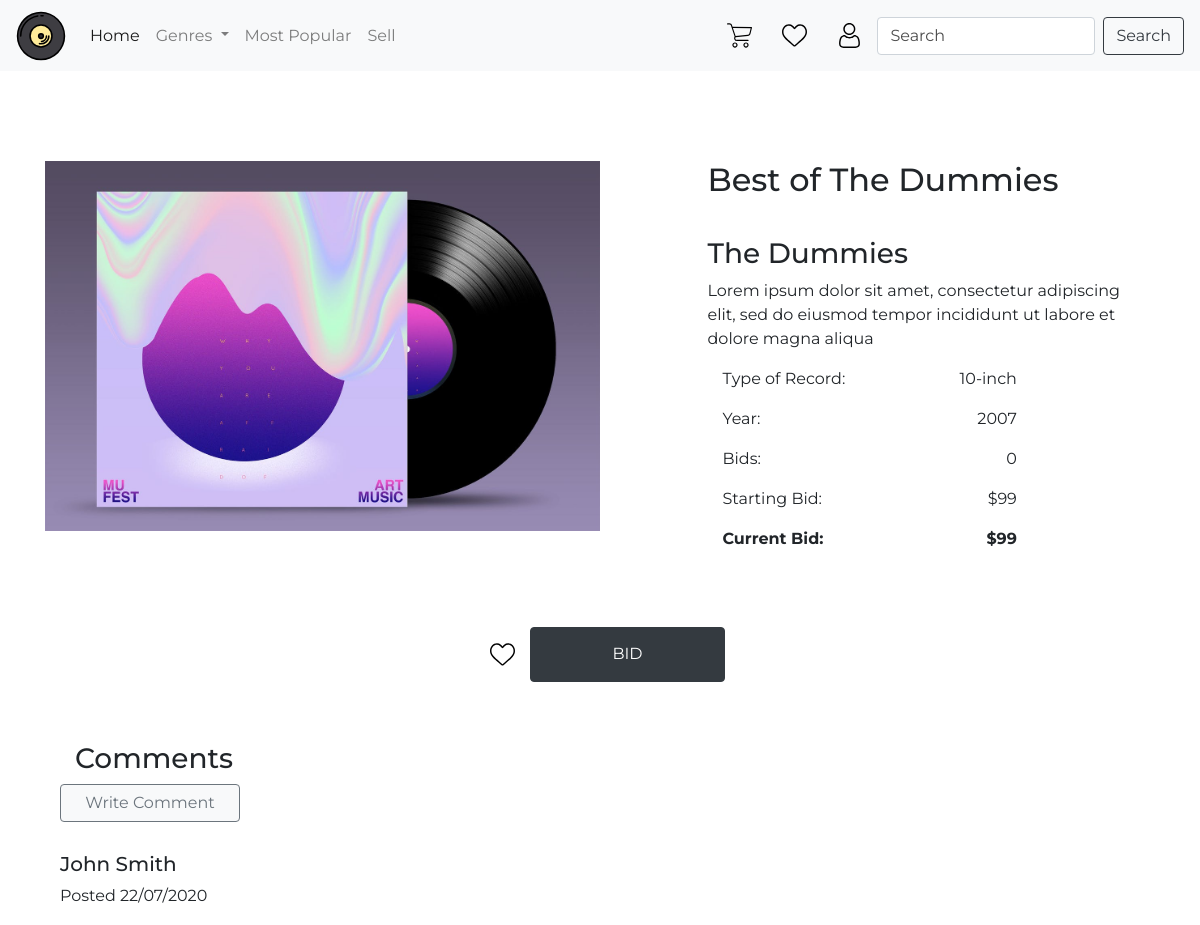
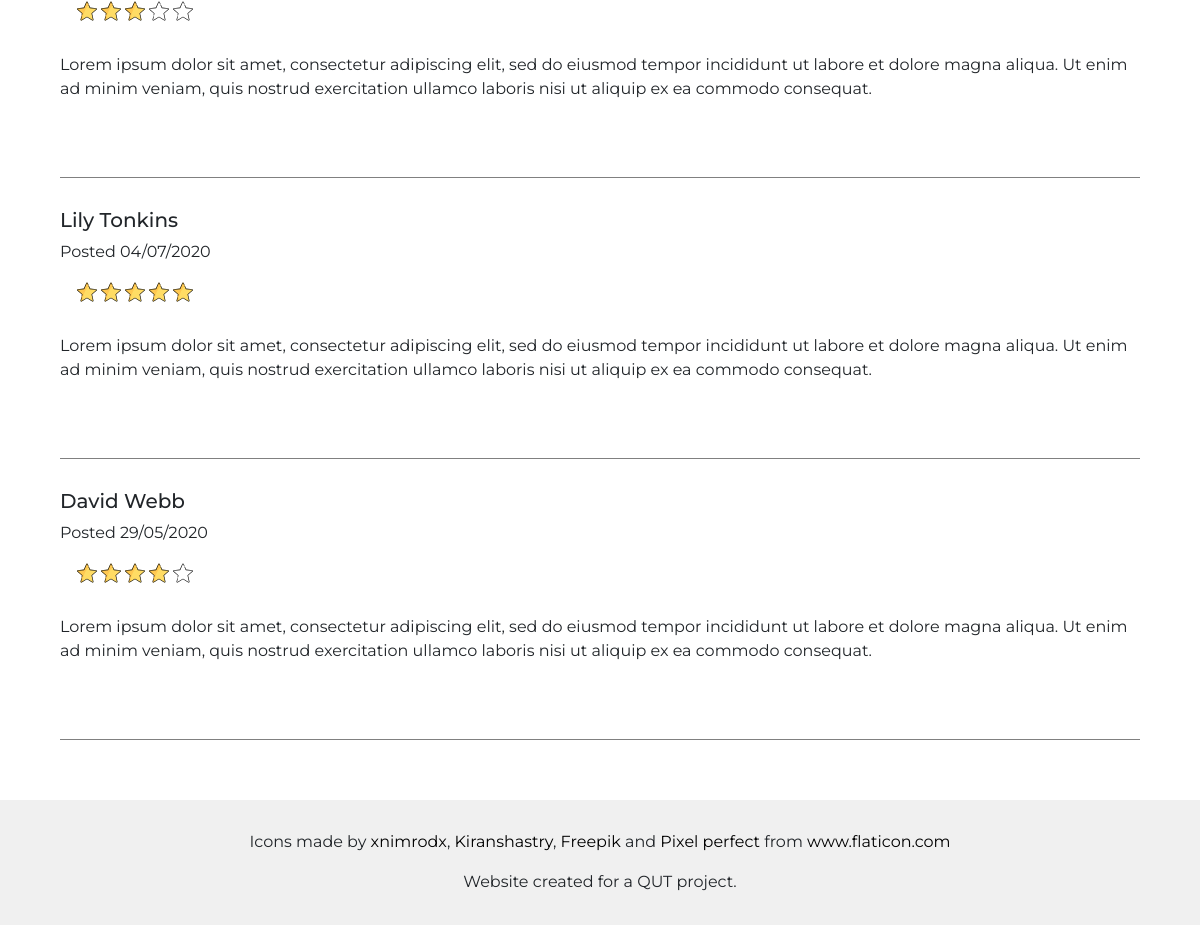
Page /item/16 on the committed database (2 pictures, top to bottom).
### auction/models.py (models this page shows, shortened)
class Item(db.Model):
    __tablename__ = 'items'
    id = db.Column(db.Integer, primary_key=True)
    name = db.Column(db.String(100), index=True, nullable=False)
    description = db.Column(db.String(200), nullable=False)
    artist = db.Column(db.String(100), index=True, nullable=False)
    genre = db.Column(db.String(80), index=True, nullable=False)
    year = db.Column(db.Integer, nullable=False)
    designation = db.Column(db.String(80), nullable=False)
    image = db.Column(db.String(400), nullable=False)
    starting_value = db.Column(db.Integer, nullable=False)
    current_value = db.Column(db.Integer, nullable=False)
    bid_number = db.Column(db.Integer, nullable=True)
    status = db.Column(db.String(80), index=True, nullable=False)
    user_id = db.Column(db.Integer, db.ForeignKey('users.id'))
    date_posted = db.Column(db.String, nullable=False)
    watchlists = db.relationship('Watchlist', backref='items')
    bids = db.relationship('Bid', backref='items')

### auction/auth.py (the view, shortened to what this page needs)
@bp2.route("/<id>")
def show(id):
    seller = False
    details = Item.query.filter_by(id=id).first()
    if seller:
        details = Item.query.filter_by(id=id).first()
        active_bids = Bid.query.filter_by(id=id).first()
        form = CloseAuctionForm()
        return render_template('seller_details.html', active_bids=active_bids, details=details, form=form)
    else:
        form = BidForm()
        details = Item.query.filter_by(id=id).first()
        return render_template('item_details.html', details=details, form=form)

### auction/forms.py
class BidForm(FlaskForm):
    value = IntegerField("Enter Bid Amount:", validators=[NumberRange(min=20), InputRequired
                                                    ("Please bid higher than the current bid")])
    submit = SubmitField("Bid")

### auction/templates/item_details.html (shortened to what this page needs)
{% extends 'base.html' %}
{% import "bootstrap/wtf.html" as wtf %}
{% block content %}
<div class="row def-padding space-between">
    <div class="col-lg-6 col-xs-12 top-btm-padding">
        <img class="img-fluid" src={{details.image}} alt="Record Image">
    </div>
    <div class="col-lg-5 col-xs-12 col-sm-12 col-md-12">
        <h2 class="top-btm-padding">{{details.name}}</h2>
        <h3>{{details.artist}}</h3>
        <p class="card-text">{{details.description}}</p>
        <div class="space-between col-lg-9 col-md-10 col-sm-12">
            <p>Type of Record: </p>
            <p>{{details.designation}}</p>
        </div>
        <div class="space-between col-lg-9 col-md-10 col-sm-12">
            <p>Year: </p>
            <p>{{details.year}}</p>
        </div>
        <div class="space-between col-lg-9 col-md-10 col-sm-12">
            <p>Bids: </p>
            <p>{{details.bid_number}}</p>
        </div>
        <div class="space-between col-lg-9 col-md-10 col-sm-12">
            <p>Starting Bid: </p>
            <p>${{details.starting_value}}</p>
        </div>
        <div class="space-between col-lg-9 col-md-10 col-sm-12 font-weight-bold">
            <p>Current Bid: </p>
            <p>${{details.current_value}}</p>
        </div>
    </div>
</div>
<div class="col-12 justify-center space-between">
    <a class="backgr-default icon-default" href="watchlist" id="watchlist-nav-link"></a>
    <button type="button" class="btn btn-dark col-lg-2 col-md-2 col-sm-10 col-xs-10" data-toggle="modal"
        data-target="#bidModal">BID</a>
</div>
<div class="col-12  def-padding ">
    <h3 class="col-12">Comments</h3>
    <a href="item_details" data-toggle="modal" data-target="#reviewModal"
        class="btn btn-light btn-outline-secondary col-lg-2 col-md-2 col-sm-10 col-xs-10">Write Comment</a>
    <div class="col-12  btm-border top-btm-padding">
        <div class="row">
            <h5 class="col-lg-12 col-sm-12 col-xs-12 ">John Smith</h5>
            <p class="col-lg- col-sm-12 col-xs-12 ">Posted 22/07/2020</p>
        </div>
        <div class="col-12 d-flex">
            <div class="stars star-filled "></div>
            <div class="stars star-filled"></div>
            <div class="stars star-filled"></div>
            <div class="stars star-outline"></div>
            <div class="stars star-outline"></div>
        </div>
        <p class="col-12 top-btm-padding">Lorem ipsum dolor sit amet, consectetur adipiscing elit, sed do eiusmod tempor
            incididunt ut labore et dolore magna aliqua. Ut enim ad minim veniam, quis nostrud exercitation ullamco
            laboris nisi ut aliquip ex ea commodo consequat.</p>
    </div>
    <div class="col-12  btm-border top-btm-padding">
        <div class="row">
            <h5 class="col-lg-12 col-sm-12 col-xs-12 ">Lily Tonkins</h5>
            <p class="col-lg- col-sm-12 col-xs-12 ">Posted 04/07/2020</p>
        </div>
        <div class="col-12 d-flex">
            <div class="stars star-filled "></div>
            <div class="stars star-filled"></div>
            <div class="stars star-filled"></div>
            <div class="stars star-filled"></div>
            <div class="stars star-filled"></div>
        </div>
        <p class="col-12 top-btm-padding">Lorem ipsum dolor sit amet, consectetur adipiscing elit, sed do eiusmod tempor
            incididunt ut labore et dolore magna aliqua. Ut enim ad minim veniam, quis nostrud exercitation ullamco
            laboris nisi ut aliquip ex ea commodo consequat.</p>
    </div>
    <div class="col-12  btm-border top-btm-padding">
        <div class="row">
            <h5 class="col-lg-12 col-sm-12 col-xs-12 ">David Webb</h5>
            <p class="col-lg- col-sm-12 col-xs-12 ">Posted 29/05/2020</p>
        </div>
        <div class="col-12 d-flex">
            <div class="stars star-filled "></div>
            <div class="stars star-filled"></div>
            <div class="stars star-filled"></div>
            <div class="stars star-filled"></div>
            <div class="stars star-outline"></div>
        </div>
        <p class="col-12 top-btm-padding">Lorem ipsum dolor sit amet, consectetur adipiscing elit, sed do eiusmod tempor
            incididunt ut labore et dolore magna aliqua. Ut enim ad minim veniam, quis nostrud exercitation ullamco
            laboris nisi ut aliquip ex ea commodo consequat.</p>
    </div>
</div>
{% endblock %}

### auction/static/styles/style.css (style rules this page uses)
* { font-family: Montserrat; }
a { color: initial; }
.backgr-default { background-size: 100%; background-repeat: no-repeat; }
.icon-default { width: 25px; height: 25px; margin: 15px; }
.stars { width: 20px; height: 20px; margin: 2px; }
.star-filled { background-image: url("../images/star-filled.svg"); }
.star-outline { background-image: url("../images/star.svg"); }
.def-padding { padding: 60px; }
.top-btm-padding { padding: 30px 0 30px 0; }
.btm-border { border-bottom: 1px solid grey; }
.space-between { display: flex; justify-content: space-between; }
.justify-center { display: flex; justify-content: center; }
#watchlist-nav-link { background-image: url("../images/heart.svg"); }
::placeholder { color: rgba(0,0,0,0.7) !important; opacity: 1; }

### rows in the picture
Item: image (picture), name "Best of The Dummies", artist "The Dummies", description "Lorem ipsum dolor sit amet, consectetur adipiscing elit, sed do eiusmod tempor incididunt ut labore et dolore magna aliqua", designation "10-inch", year "2007", bid_number "0", starting_value "99", current_value "99"
